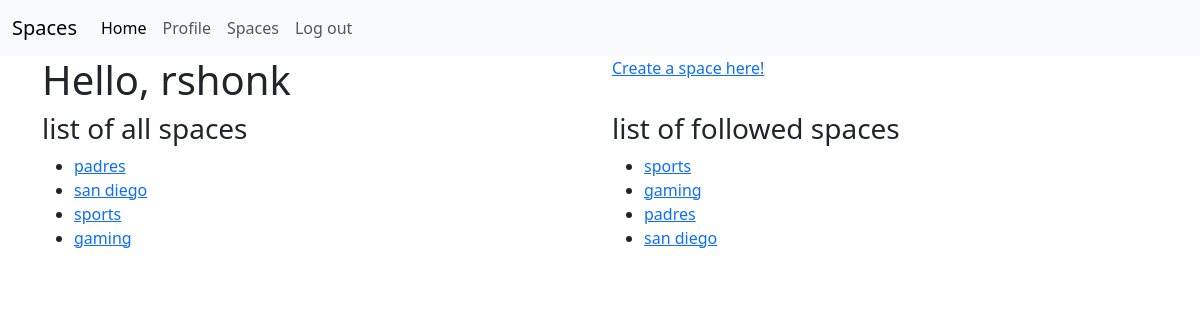
/profile/ (signed in), run on the app's committed database.
### main/models.py (models this page shows)
class Space(models.Model):
    spacename = models.CharField(max_length=25)
    def __str__(self):
        return self.spacename

class UserFollowedSpace(models.Model):
    user = models.ForeignKey(User, on_delete=models.CASCADE)
    spacename = models.CharField(max_length=25)
    def __str__(self):
        return self.spacename

### main/views.py (the view)
# urls.py: path('profile/', views.profile, name='profile'),
def profile(request):
    if request.user.is_authenticated:
        username = request.user
        spaces = Space.objects.all()
        followed_spaces = request.user.userfollowedspace_set.all()
        return render(request, 'main/profile.html', {'username': username, 'spaces': spaces, 'followed_spaces': followed_spaces})

### main/templates/main/profile.html (shortened to what this page needs)
{% extends "./loggedin_base.html" %}
    {% load bootstrap5 %}
{% block content %}
    <div class="row">
        <div class="col">
            <h1>Hello, {{ username }}</h1>
        </div>
        <div class="col">
            <a href="{% url 'main:create_space' %}">Create a space here!</a>
        </div>
    </div>
    <div class="row">
        <div class="col">
            <h3>list of all spaces</h3>
            <ul>
                {% for spacename in spaces %}
                    <li><a href="{% url 'main:space' spacename %}">{{ spacename }}</a></li>
                {% endfor %}
            </ul>
        </div>
        <div class="col">
            <h3>list of followed spaces</h3>
            <ul>
                {% for spacename in followed_spaces %}
                    <li><a href="{% url 'main:space' spacename %}">{{ spacename }}</a></li>
                {% endfor %}
            </ul>
        </div>
    </div>
{% endblock %}

### data on the page
Space: spacename "padres"
Space: spacename "san diego"
Space: spacename "sports"
Space: spacename "gaming"
UserFollowedSpace: spacename "sports"
UserFollowedSpace: spacename "gaming"
UserFollowedSpace: spacename "padres"
UserFollowedSpace: spacename "san diego"

### other printed values
{{ username }} "rshonk"
